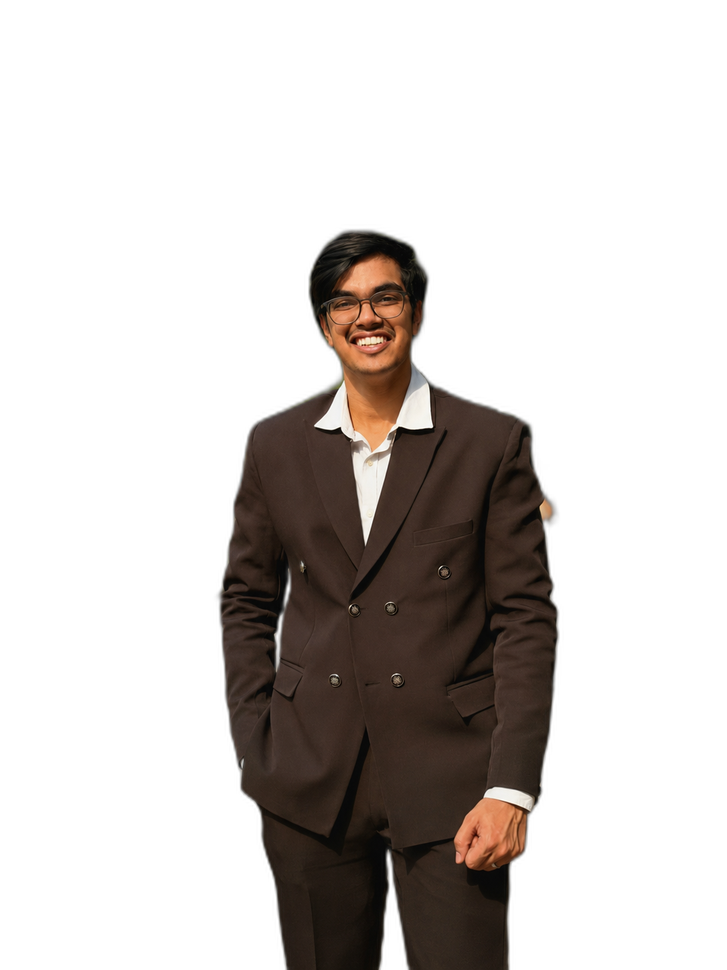
#> input picture assets/source-no-bg.png, 727 x 970 px, shrunk from 1086 x 1448 before the run
$ python prep_photo.py
#> lines starting #> are read from the running program, lines starting #| are printed output that depends on the picture
from PIL import Image, ImageEnhance, ImageOps
from pathlib import Path

ROOT = Path(__file__).resolve().parent.parent

INPUT = ROOT / "assets" / "source-no-bg.png"
OUTPUT = ROOT / "assets" / "source-prepped.png"

img = Image.open(INPUT).convert("RGBA")
#> img is the input picture: PIL image 727x970 RGBA; mean R, G, B, A 16.9, 12.5, 9.9, 64.5

# Keep transparency information
alpha = img.getchannel("A")
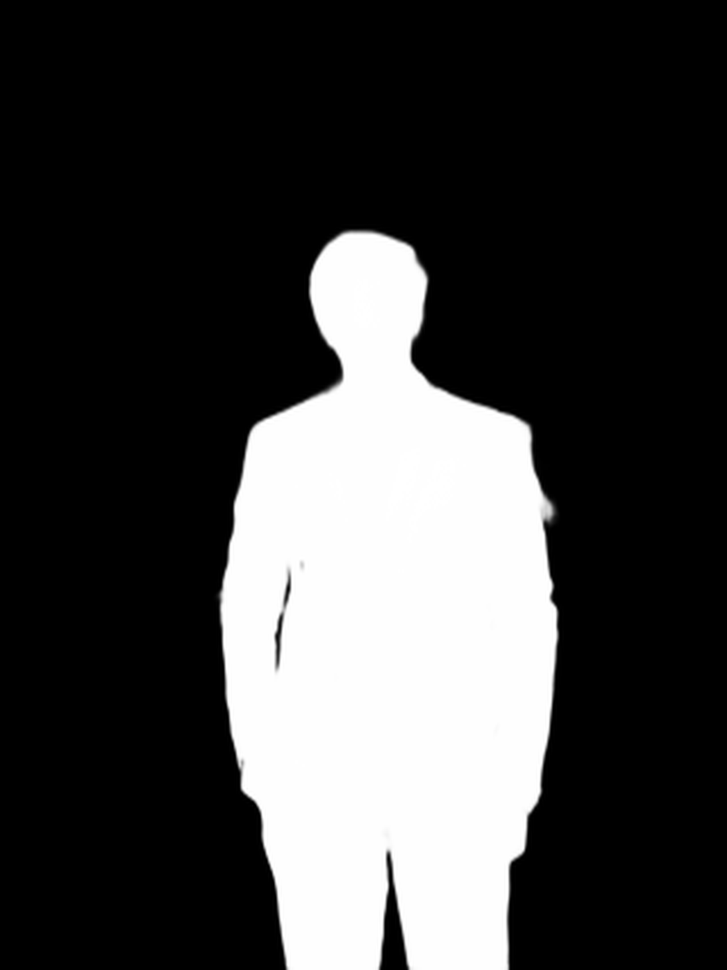
#> alpha: PIL image 727x970 L; min 0, max 255, mean 64.5

# Crop around head + upper body
width, height = img.size
#> width = 727; height = 970

left = int(width * 0.29)
#> left = 210
top = int(height * 0.20)
#> top = 194
right = int(width * 0.75)
#> right = 545
bottom = int(height * 0.64)
#> bottom = 620

img = img.crop((left, top, right, bottom))
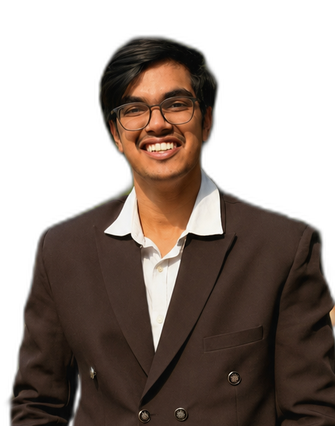
#> img: PIL image 335x426 RGBA; mean R, G, B, A 45, 33.5, 26.9, 145.1; transparent parts drawn white
alpha = alpha.crop((left, top, right, bottom))
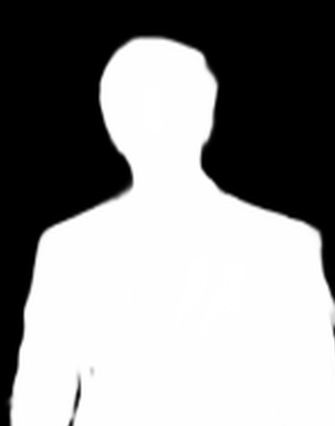
#> alpha: PIL image 335x426 L; min 0, max 255, mean 145.1

# Convert visible image to grayscale
gray = ImageOps.grayscale(img)
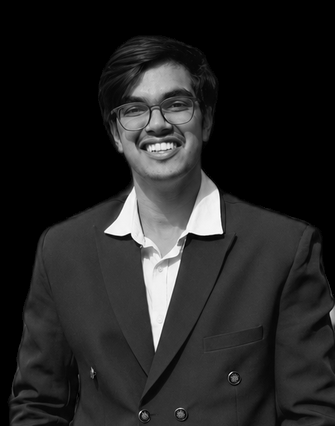
#> gray: PIL image 335x426 L; min 0, max 255, mean 36.2

# Improve ASCII contrast
gray = ImageEnhance.Contrast(gray).enhance(1.35)
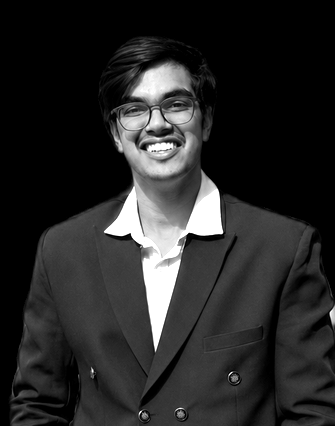
#> gray: PIL image 335x426 L; min 0, max 255, mean 39.8
gray = ImageEnhance.Brightness(gray).enhance(1.08)

# Restore transparency
result = Image.merge(
    "RGBA",
    (gray, gray, gray, alpha)
)
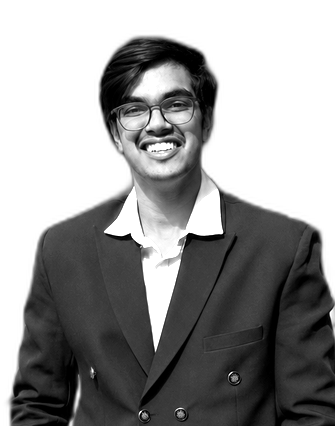
#> result: PIL image 335x426 RGBA; mean R, G, B, A 42.2, 42.2, 42.2, 145.1; transparent parts drawn white

result.save(OUTPUT)

print(f"Processed foreground saved to: {OUTPUT}")
